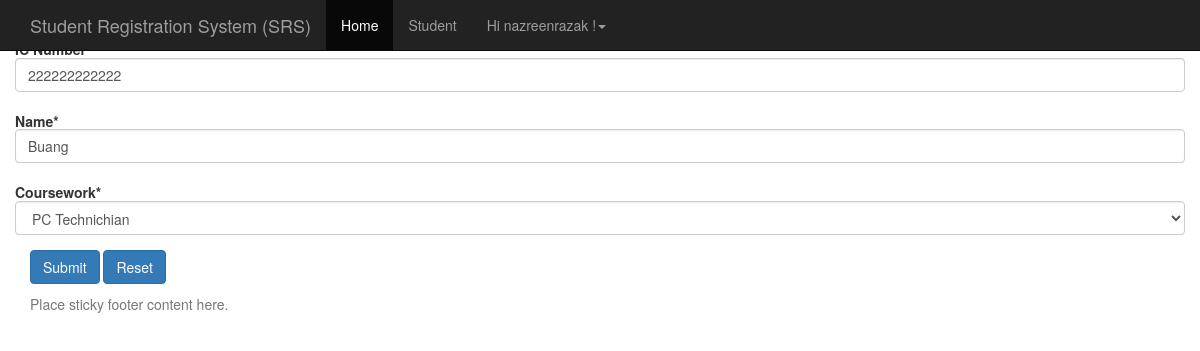
The page /2/edit (signed in) on the database as committed earlier.
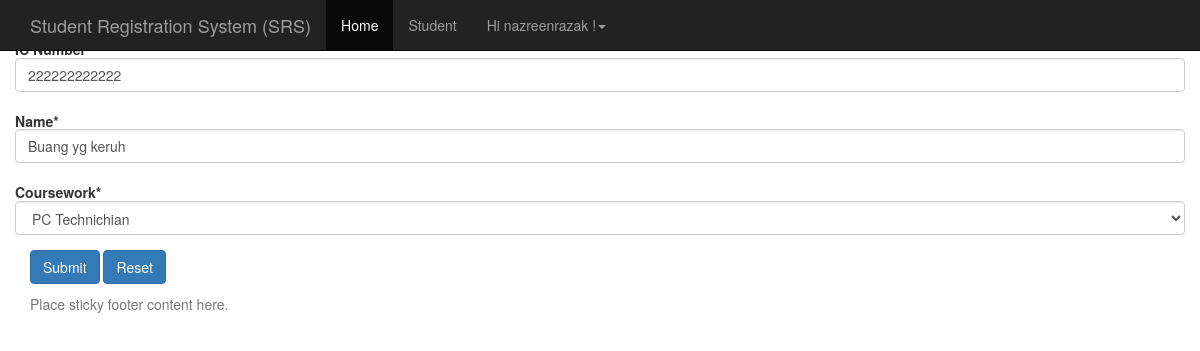
The same page on the database as committed later.
### student/models.py (models this page shows, shortened)
class Student(models.Model):
	PROGRAMMING = 'PR'
	NETWORKING = 'NT'
	PCTECH = 'PC'
	COURSE_CHOICES = (
		(PROGRAMMING, 'Programming'),
		(NETWORKING, 'Networking'),
		(PCTECH, 'PC Technichian'),
	)
	icnum = models.CharField('IC Number',max_length=12,unique=True,blank=False,null=False)
	name = models.CharField('Name',max_length=300,blank=False,null=False)
	course = models.CharField('Coursework',max_length=2,choices=COURSE_CHOICES,default=PCTECH)
	createdby = models.ForeignKey('auth.User',on_delete=models.CASCADE)
	created_date = models.DateTimeField('Created Date',auto_now_add=True)

### student/views.py (the view)
# urls.py: url(r'^(?P<pk>\d+)/edit$', views.student_edit, name='student_edit'),
@login_required(login_url='/accounts/login/')
def student_edit(request,pk):
    student = get_object_or_404(Student, pk=pk)
    if request.method == "POST":
        form = StudentForm(request.POST,instance=student)
        if form.is_valid():
            student = form.save(commit=False)
            student.createdby = request.user
            student.save()
            messages.success(request, "Student record with ID: " + str(student.pk) + " has been updated! ")
            return redirect(reverse_lazy('student_detail',kwargs={'pk': student.pk }))
    else:
        form = StudentForm(instance=student)
    return render(request, 'student/student_edit.html', {'form': form})

### student/forms.py (shortened to what this page needs)
class StudentForm(forms.ModelForm):
    def __init__(self, *args, **kwargs):
        super(StudentForm, self).__init__(*args, **kwargs)
        self.helper = FormHelper(self)
        self.helper.form_class = 'form-horizontal'
        self.helper.layout.append(Submit('submit_change', 'Submit', css_class="btn-primary"))
        self.helper.layout.append(HTML('<a class="btn btn-primary" href={% url "student_home" %}>Reset</a>'))
    class Meta:
        model = Student
        fields = ('icnum', 'name', 'course',)

### templates/Student/student_edit.html
{% extends 'base.html' %}
{% load crispy_forms_tags %}
{% block content %}
    <h5>Edit Student<h5>
    {% crispy form %}
{% endblock %}

Rows that differ between the two databases and show on the page:
changed Student "PC Technichian": name "Buang" → "Buang yg keruh"
